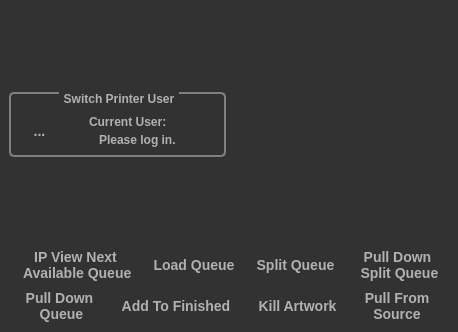
<?xml version="1.0" encoding="UTF-8"?>
<ui version="4.0">
 <class>mwKornitPrint</class>
 <widget class="QMainWindow" name="mwKornitPrint">
  <property name="geometry">
   <rect>
    <x>0</x>
    <y>0</y>
    <width>458</width>
    <height>332</height>
   </rect>
  </property>
  <property name="windowTitle">
   <string>Kornit Printing Utility</string>
  </property>
  <property name="windowIcon">
   <iconset resource="images.qrc">
    <normaloff>:/images/icon/scanner.png</normaloff>:/images/icon/scanner.png</iconset>
  </property>
  <property name="styleSheet">
   <string notr="true">QToolTip
{
	 border: 1px solid black;
	 background-color: #ffa02f;
	 padding: 1px;
	 border-radius: 3px;
	 opacity: 25;
}

QWidget
{
	color: #b1b1b1;
	background-color: #323232;
	border: none;
	outline: none;
}

QWidget:item:hover
{
	background-color: QLinearGradient( x1: 0, y1: 0, x2: 0, y2: 1, stop: 0 #ffa02f, stop: 1 #ca0619);
	color: #000000;
}

QWidget:item:selected
{
	background-color: QLinearGradient( x1: 0, y1: 0, x2: 0, y2: 1, stop: 0 #ffa02f, stop: 1 #d7801a);
}

QMenuBar::item
{
	background: transparent;
}

QMenuBar::item:selected
{
	background: transparent;
	border: 1px solid #ffaa00;
}

QMenuBar::item:pressed
{
	background: #444;
	border: 1px solid #000;
	background-color: QLinearGradient(
		x1:0, y1:0,
		x2:0, y2:1,
		stop:1 #212121,
		stop:0.4 #343434/*,
		stop:0.2 #343434,
		stop:0.1 #ffaa00*/
	);
	margin-bottom:-1px;
	padding-bottom:1px;
}

QMenu
{
	border: 1px solid #000;
}

QMenu::item
{
	padding: 2px 20px 2px 20px;
}

QMenu::item:selected
{
	color: #000000;
}

QWidget:disabled
{
	color: #404040;
	background-color: #323232;
}

QAbstractItemView
{
	background-color: QLinearGradient( x1: 0, y1: 0, x2: 0, y2: 1, stop: 0 #4d4d4d, stop: 0.1 #646464, stop: 1 #5d5d5d);
}

QWidget:focus
{
	/*border: 2px solid QLinearGradient( x1: 0, y1: 0, x2: 0, y2: 1, stop: 0 #ffa02f, stop: 1 #d7801a);*/
}

QLineEdit
{
	background-color: QLinearGradient( x1: 0, y1: 0, x2: 0, y2: 1, stop: 0 #4d4d4d, stop: 0 #646464, stop: 1 #5d5d5d);
	padding: 1px;
	border-style: solid;
	border: 1px solid #1e1e1e;
	border-radius: 5;
}

QPushButton
{
	color: #d7801a;
	background-color: QLinearGradient( x1: 0, y1: 0, x2: 0, y2: 1, stop: 0 #565656, stop: 0.1 #525252, stop: 0.5 #4e4e4e, stop: 0.9 #4a4a4a, stop: 1 #464646);
	border-width: 1px;
	border-color: #1e1e1e;
	border-style: solid;
	border-radius: 6;
	padding: 3px;
	font-size: 12px;
	padding-left: 5px;
	padding-right: 5px;
}

QPushButton:pressed
{
	background-color: QLinearGradient( x1: 0, y1: 0, x2: 0, y2: 1, stop: 0 #2d2d2d, stop: 0.1 #2b2b2b, stop: 0.5 #292929, stop: 0.9 #282828, stop: 1 #252525);
}

QListView
{
	selection-background-color: #ffaa00;
	background-color: QLinearGradient( x1: 0, y1: 0, x2: 0, y2: 1, stop: 0 #565656, stop: 0.1 #525252, stop: 0.5 #4e4e4e, stop: 0.9 #4a4a4a, stop: 1 #464646);
	border-style: solid;
	border: 1px solid #1e1e1e;
	border-radius: 5;
}

QComboBox
{
	selection-background-color: #ffaa00;
	background-color: QLinearGradient( x1: 0, y1: 0, x2: 0, y2: 1, stop: 0 #565656, stop: 0.1 #525252, stop: 0.5 #4e4e4e, stop: 0.9 #4a4a4a, stop: 1 #464646);
	border-style: solid;
	border: 1px solid #1e1e1e;
	border-radius: 5;
}

QComboBox:hover,QPushButton:hover
{
	border: 2px solid QLinearGradient( x1: 0, y1: 0, x2: 0, y2: 1, stop: 0 #ffa02f, stop: 1 #d7801a);
}


QComboBox:on
{
	padding-top: 3px;
	padding-left: 4px;
	background-color: QLinearGradient( x1: 0, y1: 0, x2: 0, y2: 1, stop: 0 #2d2d2d, stop: 0.1 #2b2b2b, stop: 0.5 #292929, stop: 0.9 #282828, stop: 1 #252525);
	selection-background-color: #ffaa00;
}

QComboBox QAbstractItemView
{
	border: 2px solid darkgray;
	selection-background-color: QLinearGradient( x1: 0, y1: 0, x2: 0, y2: 1, stop: 0 #ffa02f, stop: 1 #d7801a);
}

QComboBox::drop-down
{
	 subcontrol-origin: padding;
	 subcontrol-position: top right;
	 width: 15px;

	 border-left-width: 0px;
	 border-left-color: darkgray;
	 border-left-style: solid; /* just a single line */
	 border-top-right-radius: 3px; /* same radius as the QComboBox */
	 border-bottom-right-radius: 3px;
 }

QComboBox::down-arrow
{
	 image: url(image/down_arrow.png);
}

QGroupBox:focus
{
	border: 2px solid QLinearGradient( x1: 0, y1: 0, x2: 0, y2: 1, stop: 0 #ffa02f, stop: 1 #d7801a);
}

QGroupBox {
/*    background-color: QLinearGradient( x1: 0, y1: 0, x2: 0, y2: 1, stop: 0 #ffa02f, stop: 1 #d7801a);*/
    border: 2px solid gray;
    border-radius: 5px;
    margin-top: 1ex; /* leave space at the top for the title */
	font-size: 12px;
	font-weight: bold;		
	
}

QGroupBox::title {
    subcontrol-origin: margin;
    subcontrol-position: top center; /* position at the top center */
    padding: 0 3px;
}

QTextEdit:focus
{
	border: 2px solid QLinearGradient( x1: 0, y1: 0, x2: 0, y2: 1, stop: 0 #ffa02f, stop: 1 #d7801a);
}

QScrollBar:horizontal {
	 border: 1px solid #222222;
	 background: QLinearGradient( x1: 0, y1: 0, x2: 0, y2: 1, stop: 0.0 #121212, stop: 0.2 #282828, stop: 1 #484848);
	 height: 7px;
	 margin: 0px 16px 0 16px;
}

QScrollBar::handle:horizontal
{
	  background: QLinearGradient( x1: 0, y1: 0, x2: 1, y2: 0, stop: 0 #ffa02f, stop: 0.5 #d7801a, stop: 1 #ffa02f);
	  min-height: 20px;
	  border-radius: 2px;
}

QScrollBar::add-line:horizontal {
	  border: 1px solid #1b1b19;
	  border-radius: 2px;
	  background: QLinearGradient( x1: 0, y1: 0, x2: 1, y2: 0, stop: 0 #ffa02f, stop: 1 #d7801a);
	  width: 14px;
	  subcontrol-position: right;
	  subcontrol-origin: margin;
}

QScrollBar::sub-line:horizontal {
	  border: 1px solid #1b1b19;
	  border-radius: 2px;
	  background: QLinearGradient( x1: 0, y1: 0, x2: 1, y2: 0, stop: 0 #ffa02f, stop: 1 #d7801a);
	  width: 14px;
	 subcontrol-position: left;
	 subcontrol-origin: margin;
}

QScrollBar::right-arrow:horizontal, QScrollBar::left-arrow:horizontal
{
	  border: 1px solid black;
	  width: 1px;
	  height: 1px;
	  background: white;
}

QScrollBar::add-page:horizontal, QScrollBar::sub-page:horizontal
{
	  background: none;
}

QScrollBar:vertical
{
	  background: QLinearGradient( x1: 0, y1: 0, x2: 1, y2: 0, stop: 0.0 #121212, stop: 0.2 #282828, stop: 1 #484848);
	  width: 7px;
	  margin: 16px 0 16px 0;
	  border: 1px solid #222222;
}

QScrollBar::handle:vertical
{
	  background: QLinearGradient( x1: 0, y1: 0, x2: 0, y2: 1, stop: 0 #ffa02f, stop: 0.5 #d7801a, stop: 1 #ffa02f);
	  min-height: 20px;
	  border-radius: 2px;
}

QScrollBar::add-line:vertical
{
	  border: 1px solid #1b1b19;
	  border-radius: 2px;
	  background: QLinearGradient( x1: 0, y1: 0, x2: 0, y2: 1, stop: 0 #ffa02f, stop: 1 #d7801a);
	  height: 14px;
	  subcontrol-position: bottom;
	  subcontrol-origin: margin;
}

QScrollBar::sub-line:vertical
{
	  border: 1px solid #1b1b19;
	  border-radius: 2px;
	  background: QLinearGradient( x1: 0, y1: 0, x2: 0, y2: 1, stop: 0 #d7801a, stop: 1 #ffa02f);
	  height: 14px;
	  subcontrol-position: top;
	  subcontrol-origin: margin;
}

QScrollBar::up-arrow:vertical, QScrollBar::down-arrow:vertical
{
	  border: 1px solid black;
	  width: 1px;
	  height: 1px;
	  background: white;
}


QScrollBar::add-page:vertical, QScrollBar::sub-page:vertical
{
	  background: none;
}

QTextEdit
{
	background-color: #242424;
}

QPlainTextEdit
{
	background-color: #242424;
}

QHeaderView::section
{
	background-color: QLinearGradient(x1:0, y1:0, x2:0, y2:1, stop:0 #616161, stop: 0.5 #505050, stop: 0.6 #434343, stop:1 #656565);
	color: white;
	padding-left: 4px;
	border: 1px solid #6c6c6c;
}

QCheckBox:disabled
{
color: #414141;
}

QDockWidget::title
{
	text-align: center;
	spacing: 3px; /* spacing between items in the tool bar */
	background-color: QLinearGradient(x1:0, y1:0, x2:0, y2:1, stop:0 #323232, stop: 0.5 #242424, stop:1 #323232);
}

QDockWidget::close-button, QDockWidget::float-button
{
	text-align: center;
	spacing: 1px; /* spacing between items in the tool bar */
	background-color: QLinearGradient(x1:0, y1:0, x2:0, y2:1, stop:0 #323232, stop: 0.5 #242424, stop:1 #323232);
}

QDockWidget::close-button:hover, QDockWidget::float-button:hover
{
	background: #242424;
}

QDockWidget::close-button:pressed, QDockWidget::float-button:pressed
{
	padding: 1px -1px -1px 1px;
}

QMainWindow::separator
{
	background-color: QLinearGradient(x1:0, y1:0, x2:0, y2:1, stop:0 #161616, stop: 0.5 #151515, stop: 0.6 #212121, stop:1 #343434);
	color: white;
	padding-left: 4px;
	border: 1px solid #4c4c4c;
	spacing: 3px; /* spacing between items in the tool bar */
}

QMainWindow::separator:hover
{

	background-color: QLinearGradient(x1:0, y1:0, x2:0, y2:1, stop:0 #d7801a, stop:0.5 #b56c17 stop:1 #ffa02f);
	color: white;
	padding-left: 4px;
	border: 1px solid #6c6c6c;
	spacing: 3px; /* spacing between items in the tool bar */
}

QToolBar::handle
{
	 spacing: 3px; /* spacing between items in the tool bar */
	 background: url(image/handle.png);
}

QMenu::separator
{
	height: 2px;
	background-color: QLinearGradient(x1:0, y1:0, x2:0, y2:1, stop:0 #161616, stop: 0.5 #151515, stop: 0.6 #212121, stop:1 #343434);
	color: white;
	padding-left: 4px;
	margin-left: 10px;
	margin-right: 5px;
}

QProgressBar
{
	border: 2px solid grey;
	border-radius: 5px;
	text-align: center;
}

QProgressBar::chunk
{
	background-color: #d7801a;
	width: 2.15px;
	margin: 0.5px;
}

QTabBar::tab {
	color: #b1b1b1;
	border: 1px solid #444;
	border-bottom-style: none;
	background-color: #323232;
	padding-left: 10px;
	padding-right: 10px;
	padding-top: 3px;
	padding-bottom: 2px;
	margin-right: -1px;
}

QTabWidget::pane {
	border: 1px solid #444;
	top: 1px;
}

QTabBar::tab:last
{
	margin-right: 0; /* the last selected tab has nothing to overlap with on the right */
	border-top-right-radius: 3px;
}

QTabBar::tab:first:!selected
{
 margin-left: 0px; /* the last selected tab has nothing to overlap with on the right */


	border-top-left-radius: 3px;
}

QTabBar::tab:!selected
{
	color: #b1b1b1;
	border-bottom-style: solid;
	margin-top: 3px;
	background-color: QLinearGradient(x1:0, y1:0, x2:0, y2:1, stop:1 #212121, stop:.4 #343434);
}

QTabBar::tab:selected
{
	border-top-left-radius: 3px;
	border-top-right-radius: 3px;
	margin-bottom: 0px;
}

QTabBar::tab:!selected:hover
{
	/*border-top: 2px solid #ffaa00;
	padding-bottom: 3px;*/
	border-top-left-radius: 3px;
	border-top-right-radius: 3px;
	background-color: QLinearGradient(x1:0, y1:0, x2:0, y2:1, stop:1 #212121, stop:0.4 #343434, stop:0.2 #343434, stop:0.1 #ffaa00);
}

QRadioButton::indicator:checked, QRadioButton::indicator:unchecked{
	color: #b1b1b1;
	background-color: #323232;
	border: 1px solid #b1b1b1;
	border-radius: 6px;
}

QRadioButton::indicator:checked
{
	background-color: qradialgradient(
		cx: 0.5, cy: 0.5,
		fx: 0.5, fy: 0.5,
		radius: 1.0,
		stop: 0.25 #ffaa00,
		stop: 0.3 #323232
	);
}

QCheckBox::indicator{
	color: #b1b1b1;
	background-color: #323232;
	border: 1px solid #b1b1b1;
	width: 9px;
	height: 9px;
}

QRadioButton::indicator
{
	border-radius: 6px;
}

QRadioButton::indicator:hover, QCheckBox::indicator:hover
{
	border: 1px solid #ffaa00;
}

QCheckBox::indicator:checked
{
	image: url(image/checkbox.png);
}

QCheckBox::indicator:disabled, QRadioButton::indicator:disabled
{
	border: 1px solid #444;
}            

QToolButton
{
	font-size: 14px;
	font-weight: bold;
}

QLabel
{
	font-size: 12px;
	font-weight: bold;	
}</string>
  </property>
  <widget class="QWidget" name="centralwidget">
   <layout class="QVBoxLayout" name="verticalLayout">
    <item>
     <layout class="QVBoxLayout" name="vBox" stretch="1,1,1">
      <item>
       <layout class="QHBoxLayout" name="hbTitle" stretch="1,1">
        <item>
         <widget class="QGroupBox" name="gbLogin">
          <property name="minimumSize">
           <size>
            <width>0</width>
            <height>65</height>
           </size>
          </property>
          <property name="maximumSize">
           <size>
            <width>16777215</width>
            <height>65</height>
           </size>
          </property>
          <property name="title">
           <string>Switch Printer User</string>
          </property>
          <property name="alignment">
           <set>Qt::AlignLeading|Qt::AlignLeft|Qt::AlignTop</set>
          </property>
          <property name="checkable">
           <bool>false</bool>
          </property>
          <widget class="QToolButton" name="btnSwitchUser">
           <property name="geometry">
            <rect>
             <x>10</x>
             <y>18</y>
             <width>41</width>
             <height>41</height>
            </rect>
           </property>
           <property name="toolTip">
            <string>Switch Printer User</string>
           </property>
           <property name="styleSheet">
            <string notr="true"/>
           </property>
           <property name="text">
            <string>...</string>
           </property>
           <property name="icon">
            <iconset resource="images.qrc">
             <normaloff>:/images/icon/switch-user.png</normaloff>:/images/icon/switch-user.png</iconset>
           </property>
           <property name="iconSize">
            <size>
             <width>30</width>
             <height>30</height>
            </size>
           </property>
           <property name="autoRaise">
            <bool>false</bool>
           </property>
          </widget>
          <widget class="QLabel" name="lblCurentUser">
           <property name="geometry">
            <rect>
             <x>80</x>
             <y>20</y>
             <width>91</width>
             <height>20</height>
            </rect>
           </property>
           <property name="text">
            <string>Current User:</string>
           </property>
          </widget>
          <widget class="QLabel" name="lblUser">
           <property name="geometry">
            <rect>
             <x>90</x>
             <y>40</y>
             <width>121</width>
             <height>16</height>
            </rect>
           </property>
           <property name="text">
            <string>Please log in.</string>
           </property>
          </widget>
         </widget>
        </item>
        <item>
         <widget class="QLabel" name="label">
          <property name="text">
           <string/>
          </property>
          <property name="pixmap">
           <pixmap resource="images.qrc">:/images/icon/pixi_logo_new.png</pixmap>
          </property>
          <property name="alignment">
           <set>Qt::AlignRight|Qt::AlignTop|Qt::AlignTrailing</set>
          </property>
         </widget>
        </item>
       </layout>
      </item>
      <item>
       <layout class="QHBoxLayout" name="hbox" stretch="1,1,1,1">
        <item>
         <widget class="QToolButton" name="btnViewNextQueues">
          <property name="toolTip">
           <string>View next available queue.</string>
          </property>
          <property name="text">
           <string>IP View Next 
 Available Queue</string>
          </property>
          <property name="icon">
           <iconset resource="images.qrc">
            <normaloff>:/images/icon/btn-queue2.png</normaloff>:/images/icon/btn-queue2.png</iconset>
          </property>
          <property name="iconSize">
           <size>
            <width>60</width>
            <height>60</height>
           </size>
          </property>
          <property name="toolButtonStyle">
           <enum>Qt::ToolButtonTextUnderIcon</enum>
          </property>
          <property name="autoRaise">
           <bool>true</bool>
          </property>
         </widget>
        </item>
        <item>
         <widget class="QToolButton" name="btnLoadQueue">
          <property name="toolTip">
           <string>Load queue as in progress.</string>
          </property>
          <property name="text">
           <string>Load Queue</string>
          </property>
          <property name="icon">
           <iconset resource="images.qrc">
            <normaloff>:/images/icon/load.png</normaloff>:/images/icon/load.png</iconset>
          </property>
          <property name="iconSize">
           <size>
            <width>60</width>
            <height>60</height>
           </size>
          </property>
          <property name="toolButtonStyle">
           <enum>Qt::ToolButtonTextUnderIcon</enum>
          </property>
          <property name="autoRaise">
           <bool>true</bool>
          </property>
         </widget>
        </item>
        <item>
         <widget class="QToolButton" name="btnSplitQueue">
          <property name="toolTip">
           <string>Split Queue on server.</string>
          </property>
          <property name="text">
           <string>Split Queue</string>
          </property>
          <property name="icon">
           <iconset resource="images.qrc">
            <normaloff>:/images/icon/split.png</normaloff>:/images/icon/split.png</iconset>
          </property>
          <property name="iconSize">
           <size>
            <width>60</width>
            <height>60</height>
           </size>
          </property>
          <property name="toolButtonStyle">
           <enum>Qt::ToolButtonTextUnderIcon</enum>
          </property>
          <property name="autoRaise">
           <bool>true</bool>
          </property>
         </widget>
        </item>
        <item>
         <widget class="QToolButton" name="btnPullSplit">
          <property name="toolTip">
           <string>Pull down split breeze queue.</string>
          </property>
          <property name="toolTipDuration">
           <number>-1</number>
          </property>
          <property name="text">
           <string>Pull Down 
 Split Queue</string>
          </property>
          <property name="icon">
           <iconset resource="images.qrc">
            <normaloff>:/images/icon/pull-split.png</normaloff>:/images/icon/pull-split.png</iconset>
          </property>
          <property name="iconSize">
           <size>
            <width>60</width>
            <height>60</height>
           </size>
          </property>
          <property name="toolButtonStyle">
           <enum>Qt::ToolButtonTextUnderIcon</enum>
          </property>
          <property name="autoRaise">
           <bool>true</bool>
          </property>
         </widget>
        </item>
       </layout>
      </item>
      <item>
       <layout class="QHBoxLayout" name="hbox1" stretch="1,1,0,0">
        <item>
         <widget class="QToolButton" name="btnPullQueue">
          <property name="toolTip">
           <string>Pull down entire breeze queue.</string>
          </property>
          <property name="text">
           <string>Pull Down 
 Queue</string>
          </property>
          <property name="icon">
           <iconset resource="images.qrc">
            <normaloff>:/images/icon/arrow-down.png</normaloff>:/images/icon/arrow-down.png</iconset>
          </property>
          <property name="iconSize">
           <size>
            <width>60</width>
            <height>60</height>
           </size>
          </property>
          <property name="toolButtonStyle">
           <enum>Qt::ToolButtonTextUnderIcon</enum>
          </property>
          <property name="autoRaise">
           <bool>true</bool>
          </property>
         </widget>
        </item>
        <item>
         <widget class="QToolButton" name="btnFinishQueue">
          <property name="toolTip">
           <string>Set Queue as being printed.</string>
          </property>
          <property name="text">
           <string>Add To Finished</string>
          </property>
          <property name="icon">
           <iconset resource="images.qrc">
            <normaloff>:/images/icon/finish-queue.png</normaloff>:/images/icon/finish-queue.png</iconset>
          </property>
          <property name="iconSize">
           <size>
            <width>60</width>
            <height>60</height>
           </size>
          </property>
          <property name="toolButtonStyle">
           <enum>Qt::ToolButtonTextUnderIcon</enum>
          </property>
          <property name="autoRaise">
           <bool>true</bool>
          </property>
         </widget>
        </item>
        <item>
         <widget class="QToolButton" name="btnKillArtwork">
          <property name="toolTip">
           <string>Add artwork to kill list to be rerun on server.</string>
          </property>
          <property name="text">
           <string>Kill Artwork</string>
          </property>
          <property name="icon">
           <iconset resource="images.qrc">
            <normaloff>:/images/icon/kill-art.png</normaloff>:/images/icon/kill-art.png</iconset>
          </property>
          <property name="iconSize">
           <size>
            <width>60</width>
            <height>60</height>
           </size>
          </property>
          <property name="toolButtonStyle">
           <enum>Qt::ToolButtonTextUnderIcon</enum>
          </property>
          <property name="autoRaise">
           <bool>true</bool>
          </property>
         </widget>
        </item>
        <item>
         <widget class="QToolButton" name="btnPullSource">
          <property name="toolTip">
           <string>Pull artwork from source on art server.</string>
          </property>
          <property name="text">
           <string>Pull From
Source</string>
          </property>
          <property name="icon">
           <iconset resource="images.qrc">
            <normaloff>:/images/icon/print-source.png</normaloff>:/images/icon/print-source.png</iconset>
          </property>
          <property name="iconSize">
           <size>
            <width>60</width>
            <height>60</height>
           </size>
          </property>
          <property name="toolButtonStyle">
           <enum>Qt::ToolButtonTextUnderIcon</enum>
          </property>
          <property name="autoRaise">
           <bool>true</bool>
          </property>
         </widget>
        </item>
       </layout>
      </item>
     </layout>
    </item>
   </layout>
  </widget>
  <widget class="QMenuBar" name="menubar">
   <property name="geometry">
    <rect>
     <x>0</x>
     <y>0</y>
     <width>458</width>
     <height>21</height>
    </rect>
   </property>
  </widget>
 </widget>
 <resources>
  <include location="images.qrc"/>
 </resources>
 <connections/>
</ui>
